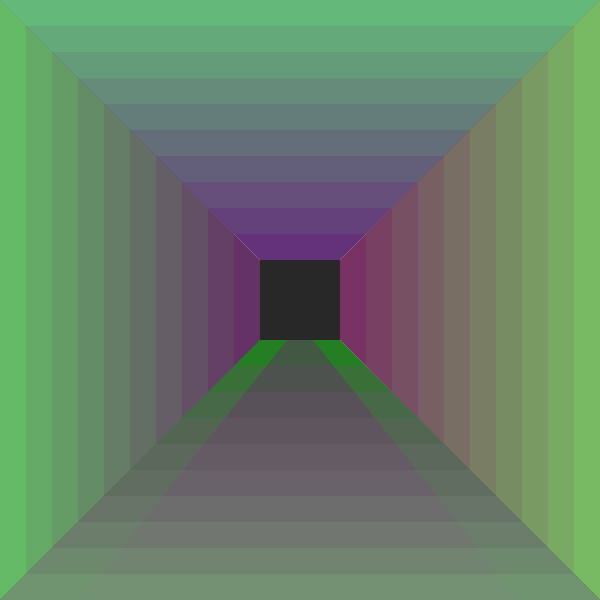
Frame 1 (no input)
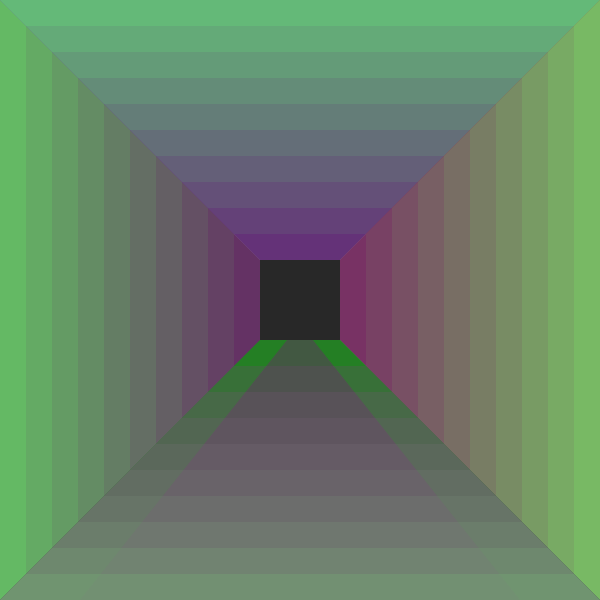
Frame 2 (the mouse pressed at the canvas centre, redrawn once)

The Processing sketch that drew these frames (run headless with seeded random() and noise(); the mouse was pressed at the canvas centre and the sketch redrawn once):

// Processing sketch: processing_50314
// ── processing_50314.pde

//Quadrilateral-based; progressively smaller quads are drawn in each quarter, overlapping so as to appear like multiple neighboring quads
//Perspective down a hallway
//Mouseclick centers the hallway, redraws

float centerX;
float centerY;
int hallsize = 80;  //sets dimensions of the center square; offsets of +/- hallsize / 2 are used to position center (as opposed to upper left vertex)
                    //on click location

void mouseClicked() { //on MouseClick, recenters the screen on the click's location and calls the draw() function once
  centerX = mouseX;
  centerY = mouseY;
//  print("Clicked!"); //used to test condition
  background(200);
  redraw();
}

void setup() {
  size(600, 600);
  background(200);
  noStroke();
  centerX = width / 2;  //first run of draw() centers on center of screen
  centerY = height / 2;
  noLoop();
}

void draw() {
  int i, j;
  float scal = 1.0;  //scal is a scaling factor for the quadrilaterals being drawn
  float[] coords = new float[8];    //array to hold coordinates for drawing quads
  float topdiff_x, topdiff_y, botdiff_x, botdiff_y;  //these variables track the distance between vertices of the square and the corners of the window
  
  fill(40);
  rect(centerX - hallsize / 2, centerY - hallsize / 2, hallsize, hallsize); // center of hallway//
  
  //left quarter
  int shade = 50;  //sets starting color for quads
  //println(topdiff_x+" "+topdiff_y+" "+botdiff_x+" "+botdiff_y);  //testing correct distance measurement

  coords[0] = 0;    //[0], [1] and [6], [7] are the coords for the start and end points of each quad, on the edges of the window
  coords[1] = 0;    //i.e., coords[0], coords[1] = starting x, y; coords[6], coords[7] = ending x, y
  coords[6] = 0;
  coords[7] = height;
  topdiff_x = abs((centerX - hallsize / 2) - coords[0]);  //for convenience, these distances are made positive here
  topdiff_y = abs((centerY - hallsize / 2) - coords[1]);  //the adding or subtracting of coordinates is handled manually
  botdiff_x = abs((centerX - hallsize / 2) - coords[6]);  //based on which quarter is being addressed
  botdiff_y = abs((centerY + hallsize / 2) - height);

  for (scal = 1.0; scal > 0; scal -= 0.1) {
    fill(100, shade, 100);
    coords[2] = coords[0] + scal*topdiff_x;
    coords[3] = coords[1] + scal*topdiff_y;
    coords[4] = coords[6] + scal*botdiff_x;
    coords[5] = coords[7] + scal*botdiff_y;
    quad(coords[0], coords[1], coords[2], coords[3], coords[4], coords[5], coords[6], coords[7]);
    shade += 15;
  }
  
  //top quarter; for top and bottom quarters, "topdiff" refers to left and "botdiff" refers to right
  shade = 50;
  coords[0] = 0; 
  coords[1] = 0;
  coords[6] = width;
  coords[7] = 0;
  topdiff_x = abs((centerX - hallsize / 2) - coords[0]);
  topdiff_y = abs((centerY - hallsize / 2) - coords[1]);
  botdiff_x = abs((centerX + hallsize / 2) - coords[6]);
  botdiff_y = abs((centerY - hallsize / 2) - coords[7]);
  
  for (scal = 1.0; scal > 0; scal -= 0.1) {  
    fill(100, shade, 120);          //each quarter has subtly different shading
    coords[2] = coords[0] + scal*topdiff_x;
    coords[3] = coords[1] + scal*topdiff_y;
    coords[4] = coords[6] - scal*botdiff_x;
    coords[5] = coords[7] + scal*botdiff_y;
    quad(coords[0], coords[1], coords[2], coords[3], coords[4], coords[5], coords[6], coords[7]);
    shade += 15;
  }
  
  //right quarter
  shade = 50;
  coords[0] = width;
  coords[1] = 0;
  coords[6] = width;
  coords[7] = height;
  topdiff_x = abs((centerX + hallsize / 2) - coords[0]);
  topdiff_y = abs((centerY - hallsize / 2) - coords[1]);
  botdiff_x = abs((centerX + hallsize / 2) - coords[6]);
  botdiff_y = abs((centerY + hallsize / 2) - coords[7]);
  
  for (scal = 1.0; scal > 0; scal -= 0.1) {
    fill(120, shade, 100);
    coords[2] = coords[0] - scal*topdiff_x;
    coords[3] = coords[1] + scal*topdiff_y;
    coords[4] = coords[6] - scal*botdiff_x;
    coords[5] = coords[7] - scal*botdiff_y;
    quad(coords[0], coords[1], coords[2], coords[3], coords[4], coords[5], coords[6], coords[7]);
    shade += 15;
  }
  
  //bottom quarter; background pattern is added to create illusion of a hallway
  
  fill(10, 150, 10);
  quad(centerX - hallsize / 2, centerY + hallsize / 2, centerX + hallsize / 2, centerY + hallsize / 2, width, height, 0, height);
  fill(50, 100, 50);
  quad(centerX - hallsize / 6, centerY + hallsize / 2, centerX + hallsize / 6, centerY + hallsize / 2, width - hallsize, height, hallsize, height);
  
  shade = 50;
  coords[0] = 0;
  coords[1] = height;
  coords[6] = width;
  coords[7] = height;
  topdiff_x = abs((centerX - hallsize / 2) - coords[0]);
  topdiff_y = abs((centerY + hallsize / 2) - coords[1]);
  botdiff_x = abs((centerX + hallsize / 2) - coords[6]);
  botdiff_y = abs((centerY + hallsize / 2) - coords[7]);
  
  for (scal = 1.0; scal > 0; scal -= 0.1) {
    fill(120, shade, 120, 60);
    coords[2] = coords[0] + scal*topdiff_x;
    coords[3] = coords[1] - scal*topdiff_y;
    coords[4] = coords[6] - scal*botdiff_x;
    coords[5] = coords[7] - scal*botdiff_y;
    quad(coords[0], coords[1], coords[2], coords[3], coords[4], coords[5], coords[6], coords[7]);
    shade += 15;
  }
  

}
